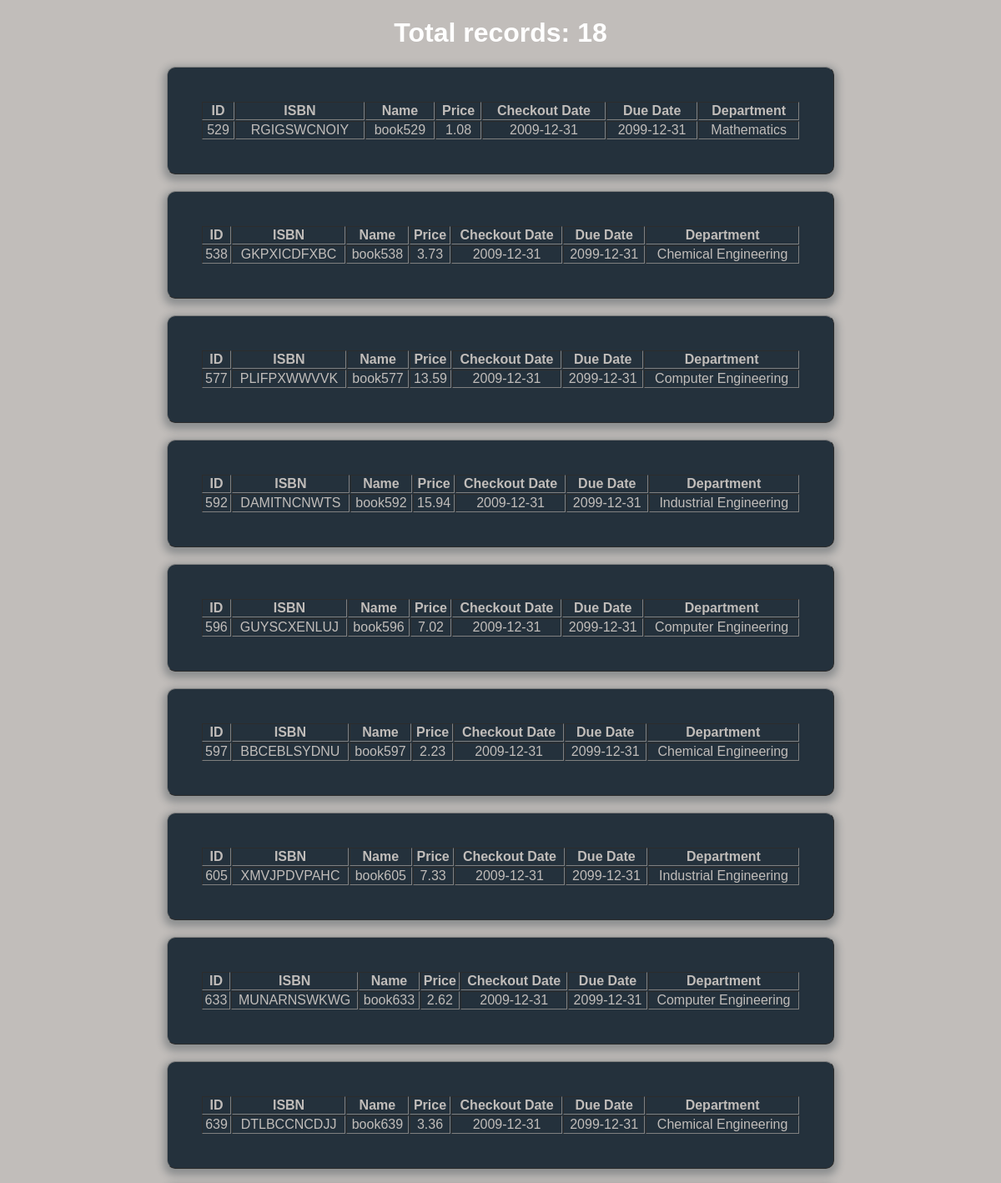
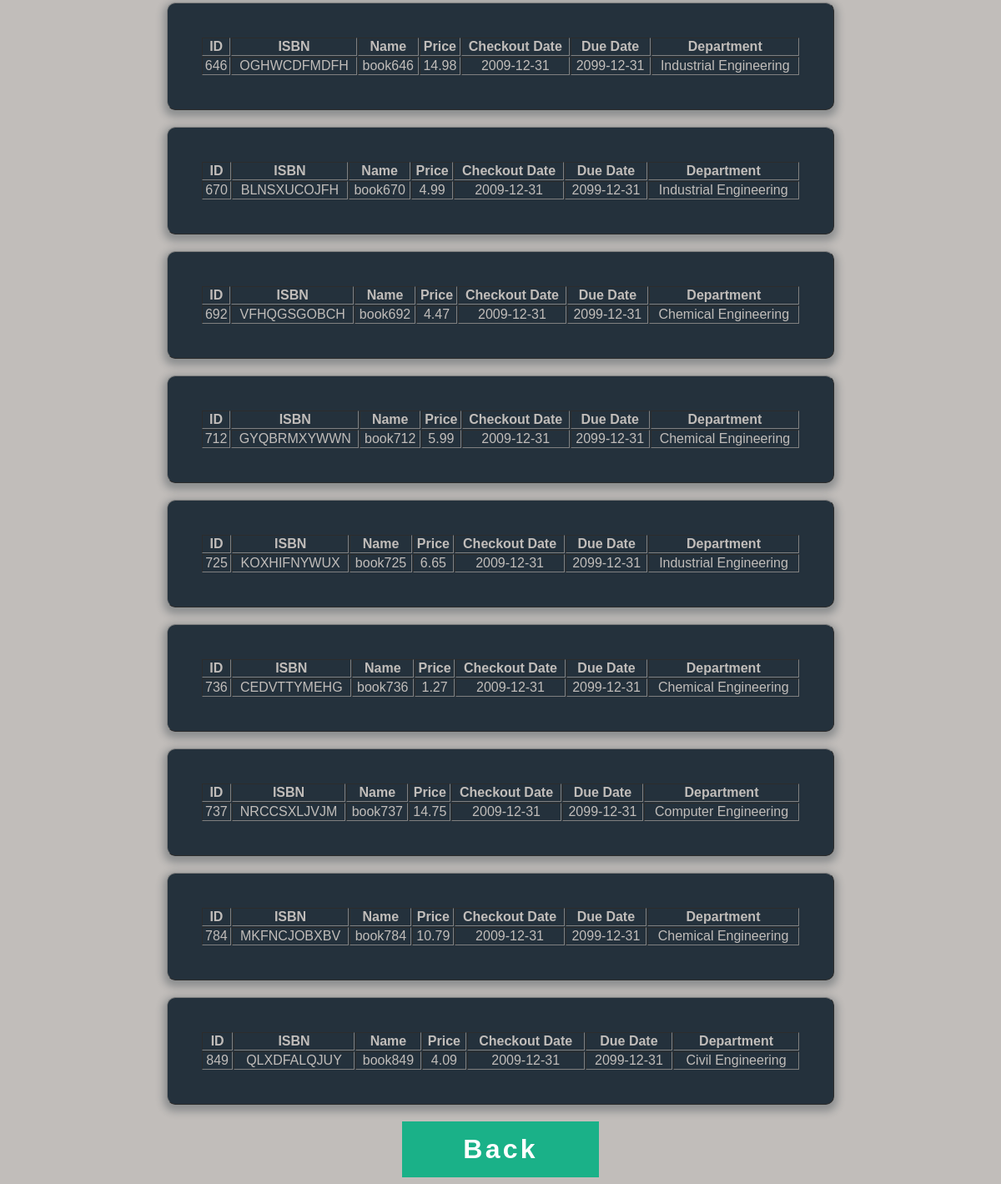
The page /booktrackingsystem/bookforteacher.php on the database its author committed (2 pictures, top to bottom).
### tables this page shows
CREATE TABLE `book` (
  `book_id` int(11) NOT NULL,
  `ISBN` varchar(80) NOT NULL,
  `book_name` varchar(45) NOT NULL,
  `price` double NOT NULL,
  `due_date` date NOT NULL DEFAULT '2099-12-31',
  `dept_id` int(11) NOT NULL,
  `checkout_date` date NOT NULL DEFAULT '2099-12-31'
);

CREATE TABLE `dept` (
  `dept_id` int(11) NOT NULL,
  `dept_name` varchar(40) NOT NULL
);

### booktrackingsystem/bookforteacher.php (the view, shortened to what this page needs)
<?php
require 'booktrackingdb.php'
?>
<?php
$sql = "SELECT * FROM book WHERE book_id > 500 AND book_id < 900 AND due_date = '2099-12-31' ORDER BY book_id";
$records = $mysqli->query($sql) or die($mysqli->error);
$counter = $records->num_rows;
?>
<!DOCTYPE html>
<html>
<head>
	<link rel="stylesheet" type="text/css" href="css/displaybookstyle.css">
	<h1><?php echo 'Total records: '.$counter ?></h1>
</head>
<body>
	<div>
		<?php
			while($book = $records->fetch_assoc()){
				$dept_result = $mysqli->query("SELECT * FROM dept WHERE dept_id = ".$book['dept_id']);
				$dept_name = $dept_result->fetch_assoc()['dept_name'];
				echo "<table class=form width=100% border=1 cellpadding=1 cellspacing=1>";
				echo "<tr>";
				echo "<th>ID</th>";
				echo "<th>ISBN</th>";
				echo "<th>Name</th>";
				echo "<th>Price</th>";
				echo "<th>Checkout Date</th>";
				echo "<th>Due Date</th>";
				echo "<th>Department</th>";
				echo "</tr>";
				echo "<tr class=field-wrap>";
				echo "<td>".$book['book_id']."</td>";
				echo "<td>".$book['ISBN']."</td>";
				echo "<td>".$book['book_name']."</td>";
				echo "<td>".$book['price']."</td>";
				echo "<td>".$book['checkout_date']."</td>";
				echo "<td>".$book['due_date']."</td>";
				echo "<td>".$dept_name."</td>";
				echo "</tr>";
				echo "</table>";
			}
		?>
		<form id="back" action="profile.php" method="post">
		<button type="submit" onclick="profile.submit()" class="button button-block " name="back">Back</button>
		</form>
	</div>
</body>
</html>

### booktrackingsystem/css/displaybookstyle.css (style rules this page uses)
body { background: url(bgimage.jpg), #c1bdba; font-family: 'Titillium Web', sans-serif; }
.form { background: rgba(19, 35, 47, 0.9); padding: 40px; max-width: 800px; margin: 20px auto; border-radius: 10px; box-shadow: 0 4px 10px 4px rgba(19, 35, 47, 0.3); }
table { color: #c1bdba; text-align: center; }
.field-wrap { position: relative; margin-bottom: 40px; }
.button { border: 0; outline: none; border-radius: 0; padding: 15px 0; font-size: 2rem; font-weight: 600; letter-spacing: .1em; background: #1ab188; color: #ffffff; -webkit-transition: all 0.5s ease; transition: all 0.5s ease; -webkit-appearance: none; }
.button-block { display: block; width: 20%; margin-left: 40%; }

### booktrackingsystem/bookforteacher.php (style rules this page uses)
h1 { color:white;text-align: center; }

### rows shown on the page
book: book_id "529", ISBN "RGIGSWCNOIY", book_name "book529", price "1.08", checkout_date "2009-12-31", due_date "2099-12-31", dept.dept_name "Mathematics"
book: book_id "538", ISBN "GKPXICDFXBC", book_name "book538", price "3.73", checkout_date "2009-12-31", due_date "2099-12-31", dept.dept_name "Chemical Engineering"
book: book_id "577", ISBN "PLIFPXWWVVK", book_name "book577", price "13.59", checkout_date "2009-12-31", due_date "2099-12-31", dept.dept_name "Computer Engineering"
book: book_id "592", ISBN "DAMITNCNWTS", book_name "book592", price "15.94", checkout_date "2009-12-31", due_date "2099-12-31", dept.dept_name "Industrial Engineering"
book: book_id "596", ISBN "GUYSCXENLUJ", book_name "book596", price "7.02", checkout_date "2009-12-31", due_date "2099-12-31", dept.dept_name "Computer Engineering"
book: book_id "597", ISBN "BBCEBLSYDNU", book_name "book597", price "2.23", checkout_date "2009-12-31", due_date "2099-12-31", dept.dept_name "Chemical Engineering"
book: book_id "605", ISBN "XMVJPDVPAHC", book_name "book605", price "7.33", checkout_date "2009-12-31", due_date "2099-12-31", dept.dept_name "Industrial Engineering"
book: book_id "633", ISBN "MUNARNSWKWG", book_name "book633", price "2.62", checkout_date "2009-12-31", due_date "2099-12-31", dept.dept_name "Computer Engineering"
book: book_id "639", ISBN "DTLBCCNCDJJ", book_name "book639", price "3.36", checkout_date "2009-12-31", due_date "2099-12-31", dept.dept_name "Chemical Engineering"
book: book_id "646", ISBN "OGHWCDFMDFH", book_name "book646", price "14.98", checkout_date "2009-12-31", due_date "2099-12-31", dept.dept_name "Industrial Engineering"
book: book_id "670", ISBN "BLNSXUCOJFH", book_name "book670", price "4.99", checkout_date "2009-12-31", due_date "2099-12-31", dept.dept_name "Industrial Engineering"
book: book_id "692", ISBN "VFHQGSGOBCH", book_name "book692", price "4.47", checkout_date "2009-12-31", due_date "2099-12-31", dept.dept_name "Chemical Engineering"
book: book_id "712", ISBN "GYQBRMXYWWN", book_name "book712", price "5.99", checkout_date "2009-12-31", due_date "2099-12-31", dept.dept_name "Chemical Engineering"
book: book_id "725", ISBN "KOXHIFNYWUX", book_name "book725", price "6.65", checkout_date "2009-12-31", due_date "2099-12-31", dept.dept_name "Industrial Engineering"
book: book_id "736", ISBN "CEDVTTYMEHG", book_name "book736", price "1.27", checkout_date "2009-12-31", due_date "2099-12-31", dept.dept_name "Chemical Engineering"
book: book_id "737", ISBN "NRCCSXLJVJM", book_name "book737", price "14.75", checkout_date "2009-12-31", due_date "2099-12-31", dept.dept_name "Computer Engineering"
book: book_id "784", ISBN "MKFNCJOBXBV", book_name "book784", price "10.79", checkout_date "2009-12-31", due_date "2099-12-31", dept.dept_name "Chemical Engineering"
book: book_id "849", ISBN "QLXDFALQJUY", book_name "book849", price "4.09", checkout_date "2009-12-31", due_date "2099-12-31", dept.dept_name "Civil Engineering"

### other values the page prints
$counter "18"
